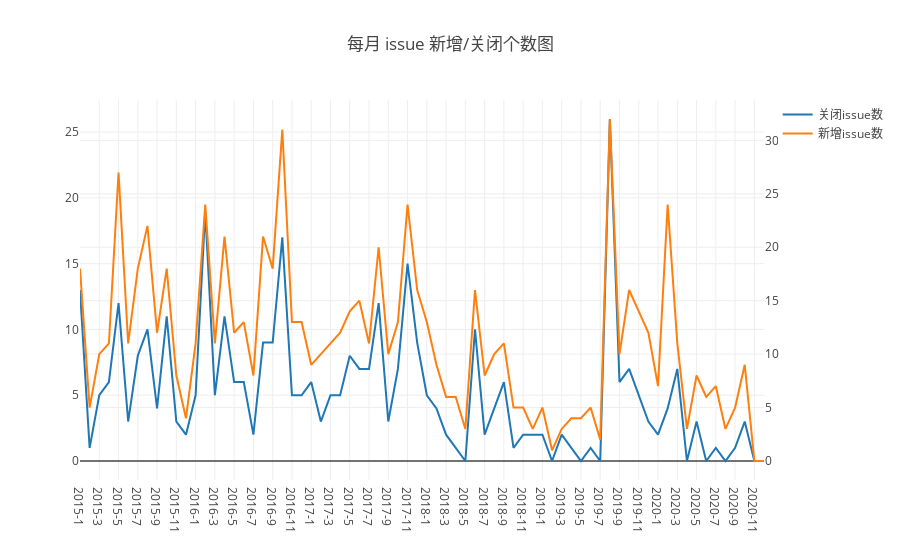

Here is the notebook cell this chart was saved with:
### Code cell
Promise.all(dates.map(d => {
    var y = 0;
    // console.log(d);
    var m = d[0].substring(5,7);
    if(m == '12'){
        y = d[1].substring(0,4);
    }else{
        y = d[0].substring(0,4);
    }
    // console.log(m)
    // console.log(y)
        var q = `SELECT COUNT(*) as closed_issue_count
        FROM github_log.year${y}
        WHERE repo_id=${id} and type = 'IssuesEvent' and created_date > toDate('${d[0]}')
        and created_date < toDate('${d[1]}') and issue_closed_at > '1970-01-01 00:00:00'`; 
        return openDigger.driver.clickhouse.query(q);
})).then(data => {
    // console.log(data);
    var closed_issue_count = [];
    data.forEach(d => {
        closed_issue_count.push(d[0].closed_issue_count);
    });
    console.table(closed_issue_count.map((d, i) => {
        return {
            '时间':monthes[i++],
            '关闭issue数': d,
        };
    }));
    openDigger.render.plotly([
        {x: monthes, y: closed_issue_count, mode: 'scatter', name: '关闭issue数'},
        {x: monthes, y: issue_count, mode: 'scatter', name: '新增issue数', yaxis: 'y2'},
    ], {
        title: '每月 issue 新增/关闭个数图',
        yaxis2: { overlaying: 'y', side: 'right', anchor: 'x' },
        xaxis: {type: 'category'}
    });
});

### Figure 1 — Plotly figure (JSON) as saved in the notebook; plotly's stock layout.template omitted (floating-point values rounded to 4 significant figures)
{"data": [{"mode": "scatter", "name": "关闭issue数", "x": ["2015-1", "2015-2", "2015-3", "2015-4", "2015-5", "2015-6", "2015-7", "2015-8", "2015-9", "2015-10", "2015-11", "2015-12", "2016-1", "2016-2", "2016-3", "2016-4", "2016-5", "2016-6", "2016-7", "2016-8", "2016-9", "2016-10", "2016-11", "2016-12", "2017-1", "2017-2", "2017-3", "2017-4", "2017-5", "2017-6", "2017-7", "2017-8", "2017-9", "2017-10", "2017-11", "2017-12", "2018-1", "2018-2", "2018-3", "2018-4", "2018-5", "2018-6", "2018-7", "2018-8", "2018-9", "2018-10", "2018-11", "2018-12", "2019-1", "2019-2", "2019-3", "2019-4", "2019-5", "2019-6", "2019-7", "2019-8", "2019-9", "2019-10", "2019-11", "2019-12", "2020-1", "2020-2", "2020-3", "2020-4", "2020-5", "2020-6", "2020-7", "2020-8", "2020-9", "2020-10", "2020-11", "2020-12"], "y": ["13", "1", "5", "6", "12", "3", "8", "10", "4", "11", "3", "2", "5", "19", "5", "11", "6", "6", "2", "9", "9", "17", "5", "5", "6", "3", "5", "5", "8", "7", "7", "12", "3", "7", "15", "9", "5", "4", "2", "1", "0", "10", "2", "4", "6", "1", "2", "2", "2", "0", "2", "1", "0", "1", "0", "26", "6", "7", "5", "3", "2", "4", "7", "0", "3", "0", "1", "0", "1", "3", "0", "0"]}, {"mode": "scatter", "name": "新增issue数", "x": ["2015-1", "2015-2", "2015-3", "2015-4", "2015-5", "2015-6", "2015-7", "2015-8", "2015-9", "2015-10", "2015-11", "2015-12", "2016-1", "2016-2", "2016-3", "2016-4", "2016-5", "2016-6", "2016-7", "2016-8", "2016-9", "2016-10", "2016-11", "2016-12", "2017-1", "2017-2", "2017-3", "2017-4", "2017-5", "2017-6", "2017-7", "2017-8", "2017-9", "2017-10", "2017-11", "2017-12", "2018-1", "2018-2", "2018-3", "2018-4", "2018-5", "2018-6", "2018-7", "2018-8", "2018-9", "2018-10", "2018-11", "2018-12", "2019-1", "2019-2", "2019-3", "2019-4", "2019-5", "2019-6", "2019-7", "2019-8", "2019-9", "2019-10", "2019-11", "2019-12", "2020-1", "2020-2", "2020-3", "2020-4", "2020-5", "2020-6", "2020-7", "2020-8", "2020-9", "2020-10", "2020-11", "2020-12"], "y": ["18", "5", "10", "11", "27", "11", "18", "22", "12", "18", "8", "4", "11", "24", "11", "21", "12", "13", "8", "21", "18", "31", "13", "13", "9", "10", "11", "12", "14", "15", "11", "20", "10", "13", "24", "16", "13", "9", "6", "6", "3", "16", "8", "10", "11", "5", "5", "3", "5", "1", "3", "4", "4", "5", "2", "32", "10", "16", "14", "12", "7", "24", "11", "3", "8", "6", "7", "3", "5", "9", "0", "0"], "yaxis": "y2"}], "layout": {"autosize": true, "title": {"text": "每月 issue 新增/关闭个数图"}, "xaxis": {"autorange": true, "range": [0, 71], "type": "category"}, "yaxis": {"autorange": true, "range": [-1.444, 27.44], "type": "linear"}, "yaxis2": {"anchor": "x", "autorange": true, "overlaying": "y", "range": [-1.778, 33.78], "side": "right", "type": "linear"}}}
